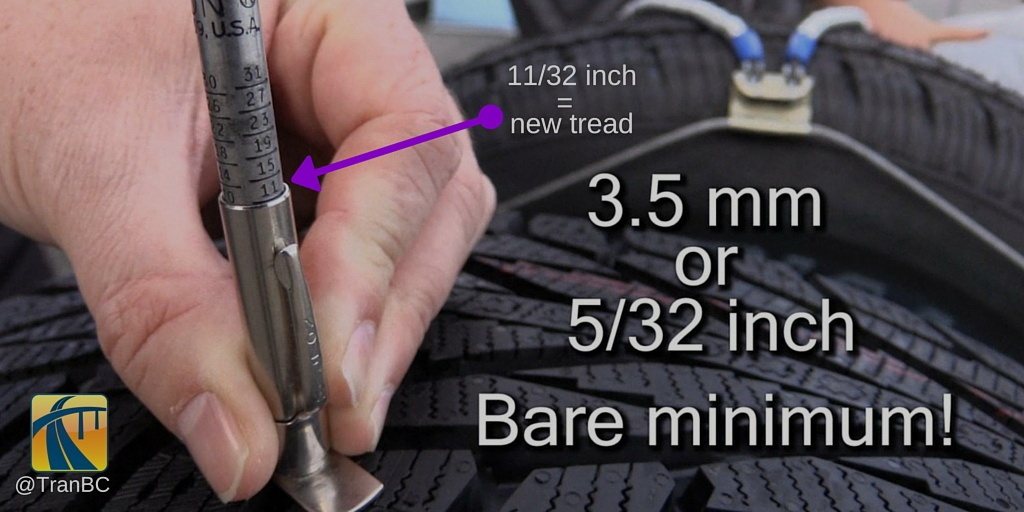
#> input picture data/augmented/good/11_32-new-tire-tread_aug3.jpg, 1024 x 512 px, found by its file name
$ python batch_process.py   (older library calls are emulated)
#> lines starting #> are read from the running program, lines starting #| are printed output that depends on the picture; after the words box and inside, x2 and y2 are one past the last pixel; in counts of white or black regions, pixels touching at a corner belong together
### src/stage1_preprocessing.py
import cv2
import matplotlib.pyplot as plt


def preprocess_image(image_path):
    img = cv2.imread(image_path)
    if img is None:
        raise ValueError(f"Image not found: {image_path}")

    gray     = cv2.cvtColor(img, cv2.COLOR_BGR2GRAY)
    clahe    = cv2.createCLAHE(clipLimit=2.0, tileGridSize=(8, 8))
    enhanced = clahe.apply(gray)
    blurred  = cv2.GaussianBlur(enhanced, (5, 5), 0)

    return img, gray, enhanced, blurred


# [24 lines left out: function show_stage1, not called in this run]

### src/stage2_roi.py
import cv2
import numpy as np
import matplotlib.pyplot as plt


def extract_roi(blurred):
    h, w = blurred.shape

    # Primary strategy: center crop — avoids background edge interference
    # and handles angled tyres where contour detection fails
    roi = blurred[int(h * 0.2):int(h * 0.8), :]

    # Edge detection — run on smoothed signal only (not raw roi)
    smooth = cv2.GaussianBlur(roi, (5, 5), 0)
    edges  = cv2.Canny(smooth, 50, 150)

    # Morphological closing to connect groove edges into bands
    kernel = cv2.getStructuringElement(cv2.MORPH_RECT, (15, 15))
    closed = cv2.morphologyEx(edges, cv2.MORPH_CLOSE, kernel)

    # Optional refinement: use contour only if a clear horizontal band exists
    refined_roi = roi
    contours, _ = cv2.findContours(closed, cv2.RETR_EXTERNAL, cv2.CHAIN_APPROX_SIMPLE)

    if contours:
        largest      = max(contours, key=cv2.contourArea)
        x, y, cw, ch = cv2.boundingRect(largest)
        aspect_ratio  = cw / ch if ch > 0 else 0
        if aspect_ratio > 2 and cw > w * 0.4:
            refined_roi = roi[y:y+ch, x:x+cw]

    return refined_roi, edges, closed


# [24 lines left out: function show_stage2, not called in this run]

### src/stage3_tsci.py
"""
STAGE 3 — Tyre Surface Clarity Index (TSCI) via 2-D DFT
=========================================================
Module : M3 (Frequency-Domain Analysis)
Purpose: Quantify tread wear severity through the spatial-frequency
         energy distribution of the tread-band ROI.

Core Novel Contribution
-----------------------
We define the Tyre Surface Clarity Index (TSCI):

        TSCI = E_HF / E_total

where
  E_HF    = sum of 2-D DFT magnitude coefficients whose spatial
            frequency radius exceeds a threshold r_th
  E_total = sum of ALL 2-D DFT magnitude coefficients (excl. DC)

Physical Justification
----------------------
A new tyre has deep, sharp grooves that produce strong high-spatial-
frequency edges in the tread image. As the tyre wears, grooves become
shallower and the surface flattens, attenuating high-frequency energy
and concentrating spectral power in the low-frequency (DC) band.
TSCI therefore DECREASES monotonically with tread wear — a physically
well-founded and lighting-invariant metric.

Unlike shadow-width methods (which depend on illumination angle and
camera distance), 2-D DFT energy ratios are insensitive to uniform
brightness changes and moderate perspective distortions.

Classification thresholds (empirically determined from dataset;
see calibration notebook):
  TSCI > T_safe    → Safe
  T_warn < TSCI ≤ T_safe → Warning
  TSCI ≤ T_warn    → Dangerous

Steps
-----
1. Resize ROI to fixed 256×128 (standardises spatial frequency scale)
2. 2-D FFT → shift DC to centre → log-magnitude spectrum
3. Build annular high-frequency mask (r > r_th = 20 % of min dimension)
4. Compute TSCI = E_HF / E_total
5. Classify using empirically set thresholds
6. Visualise: ROI | log spectrum | frequency mask | radial energy profile
"""

import cv2
import numpy as np
import matplotlib.pyplot as plt


# ---------------------------------------------------------------------------
# Tunable constants — adjust after dataset calibration
# ---------------------------------------------------------------------------
ROI_W        = 256       # fixed resize width
ROI_H        = 128       # fixed resize height
FREQ_RADIUS  = 0.20      # high-freq threshold as fraction of min(H, W)
TSCI_SAFE    = 0.55      # TSCI > this → Safe      (calibrate on dataset)
TSCI_WARN    = 0.35      # TSCI > this → Warning   (calibrate on dataset)


def _build_hf_mask(h: int, w: int, radius_frac: float) -> np.ndarray:
    """
    Build a binary annular mask in the frequency domain.
    Pixels OUTSIDE the central low-frequency disc = 1 (high frequency).

    Parameters
    ----------
    h, w         : image height and width (after resize)
    radius_frac  : threshold radius as a fraction of min(h, w)

    Returns
    -------
    mask : ndarray bool (h, w)  — True where high-frequency
    """
    cy, cx = h // 2, w // 2
    r_th   = radius_frac * min(h, w)
    Y, X   = np.ogrid[:h, :w]
    dist   = np.sqrt((Y - cy) ** 2 + (X - cx) ** 2)
    return dist > r_th


def compute_tsci(roi: np.ndarray):
    """
    Compute the Tyre Surface Clarity Index (TSCI) for a tread ROI.

    Parameters
    ----------
    roi : ndarray (h, w)   Grayscale tread ROI from Stage 2.

    Returns
    -------
    tsci        : float   TSCI value in [0, 1]
    label       : str     'Safe' | 'Warning' | 'Dangerous'
    roi_resized : ndarray standardised ROI used for DFT
    log_mag     : ndarray log-magnitude spectrum (shifted)
    hf_mask     : ndarray high-frequency binary mask
    e_hf        : float   high-frequency energy
    e_total     : float   total energy (excl. DC)
    radial_prof : ndarray mean magnitude vs radius (for visualisation)
    """
    # Step 1: Standardise size
    roi_resized = cv2.resize(roi, (ROI_W, ROI_H),
                             interpolation=cv2.INTER_AREA)

    # Step 2: 2-D FFT
    f_complex = np.fft.fft2(roi_resized.astype(np.float64))
    f_shifted = np.fft.fftshift(f_complex)
    magnitude = np.abs(f_shifted)

    # Suppress DC component for energy ratio (avoid DC domination)
    h, w     = magnitude.shape
    cy, cx   = h // 2, w // 2
    magnitude[cy, cx] = 0.0

    # Log-magnitude for visualisation
    log_mag = np.log1p(magnitude)

    # Step 3: High-frequency mask
    hf_mask = _build_hf_mask(h, w, FREQ_RADIUS)

    # Step 4: TSCI
    e_total = float(np.sum(magnitude))
    e_hf    = float(np.sum(magnitude[hf_mask]))
    tsci    = e_hf / e_total if e_total > 0 else 0.0

    # Step 5: Classification
    if tsci > TSCI_SAFE:
        label = "Safe"
    elif tsci > TSCI_WARN:
        label = "Warning"
    else:
        label = "Dangerous"

    # Radial energy profile (for visualisation / paper figure)
    Y, X    = np.ogrid[:h, :w]
    dist    = np.sqrt((Y - cy) ** 2 + (X - cx) ** 2).astype(int)
    r_max   = int(np.max(dist))
    radial_prof = np.array([
        np.mean(magnitude[dist == r]) if np.any(dist == r) else 0.0
        for r in range(r_max + 1)
    ])

    return tsci, label, roi_resized, log_mag, hf_mask, e_hf, e_total, radial_prof


# [71 lines left out: functions classify_tsci, show_stage3, not called in this run]

### src/stage4_texture.py
import cv2
import numpy as np
from skimage.feature import graycomatrix, graycoprops, local_binary_pattern
import matplotlib.pyplot as plt


# -------------------------------
# EDGE DENSITY FUNCTION (NEW)
# -------------------------------
def compute_edge_density(gray):
    median = np.median(gray)

    lower = int(max(0, 0.67 * median))
    upper = int(min(255, 1.33 * median))

    edges = cv2.Canny(gray, lower, upper)

    density = np.count_nonzero(edges) / edges.size
    return density


def extract_texture_features(image):
    # -------------------------------
    # Ensure grayscale
    # -------------------------------
    if len(image.shape) == 3:
        gray = cv2.cvtColor(image, cv2.COLOR_BGR2GRAY)
    else:
        gray = image

    # -------------------------------
    # GLCM
    # -------------------------------
    glcm = graycomatrix(gray, distances=[1], angles=[0],
                        levels=256, symmetric=True, normed=True)

    contrast = graycoprops(glcm, 'contrast')[0, 0]
    dissimilarity = graycoprops(glcm, 'dissimilarity')[0, 0]
    homogeneity = graycoprops(glcm, 'homogeneity')[0, 0]
    energy = graycoprops(glcm, 'energy')[0, 0]
    correlation = graycoprops(glcm, 'correlation')[0, 0]

    # -------------------------------
    # LBP
    # -------------------------------
    radius = 1
    n_points = 8 * radius

    lbp = local_binary_pattern(gray, n_points, radius, method='uniform')

    lbp_hist, _ = np.histogram(
        lbp.ravel(),
        bins=np.arange(0, n_points + 3),
        range=(0, n_points + 2)
    )

    lbp_hist = lbp_hist.astype("float")
    lbp_hist /= (lbp_hist.sum() + 1e-6)

    # -------------------------------
    # EDGE FEATURE (NEW)
    # -------------------------------
    edge_density = compute_edge_density(gray)

    # -------------------------------
    # Convert to dictionary
    # -------------------------------
    glcm_dict = {
        "contrast": contrast,
        "dissimilarity": dissimilarity,
        "homogeneity": homogeneity,
        "energy": energy,
        "correlation": correlation,
        "edge_density": edge_density
    }

    # -------------------------------
    # Feature vector (UPDATED)
    # -------------------------------
    feat_vec = [
        contrast,
        dissimilarity,
        homogeneity,
        energy,
        correlation,
        edge_density
    ]

    return feat_vec, glcm_dict, lbp_hist, lbp


# -------------------------------
# SHOW FUNCTION
# -------------------------------
# [24 lines left out: function show_stage4, not called in this run]

### src/batch_process.py
import os
import pandas as pd

from stage1_preprocessing import preprocess_image
from stage2_roi import extract_roi
from stage3_tsci import compute_tsci
from stage4_texture import extract_texture_features


DATA_DIR = "data"
OUTPUT_CSV = "outputs/results.csv"


def process_image(image_path, folder_label):
    try:
        # -------------------------------
        # Stage 1 — Preprocessing
        # -------------------------------
        img, gray, enhanced, blurred = preprocess_image(image_path)

        # -------------------------------
        # Stage 2 — ROI Extraction
        # -------------------------------
        roi, _, _ = extract_roi(blurred)

        # -------------------------------
        # Stage 3 — TSCI
        # -------------------------------
        tsci, _, *_ = compute_tsci(roi)

        # -------------------------------
        # Stage 4 — Texture Features (GLCM + LBP)
        # -------------------------------
        feat_vec, glcm_feats, lbp_hist, lbp_img = extract_texture_features(roi)

        # -------------------------------
        # Save all features
        # -------------------------------
        return {
            "filename": os.path.basename(image_path),
            "folder_label": folder_label,
            "tsci": round(tsci, 4),

            # GLCM features
            "contrast":      glcm_feats["contrast"],
            "dissimilarity": glcm_feats["dissimilarity"],
            "homogeneity":   glcm_feats["homogeneity"],
            "energy":        glcm_feats["energy"],
            "correlation":   glcm_feats["correlation"],

            # Edge feature (NEW)
            "edge_density":  glcm_feats["edge_density"],   # ← THIS WAS MISSING
        }

    except Exception as e:
        print(f"❌ Error processing {image_path}: {e}")
        return None


def main():
    results = []

    # -----------------------------------
    # Loop through dataset folders
    # -----------------------------------
    for label in ["good", "bad"]:
        folder_path = os.path.join(DATA_DIR, label)

        if not os.path.exists(folder_path):
            print(f"⚠️ Folder not found: {folder_path}")
            continue

        print(f"\nProcessing {label} images...")

        for file in os.listdir(folder_path):
            if file.lower().endswith((".jpg", ".jpeg", ".png")):
                image_path = os.path.join(folder_path, file)

                result = process_image(image_path, label)
#> in preprocess_image, img is the input picture: shape (512, 1024, 3); mean B, G, R 81.7, 79.8, 92.4
#> in extract_roi, `edges  = cv2.Canny(smooth, 50, 150)`:
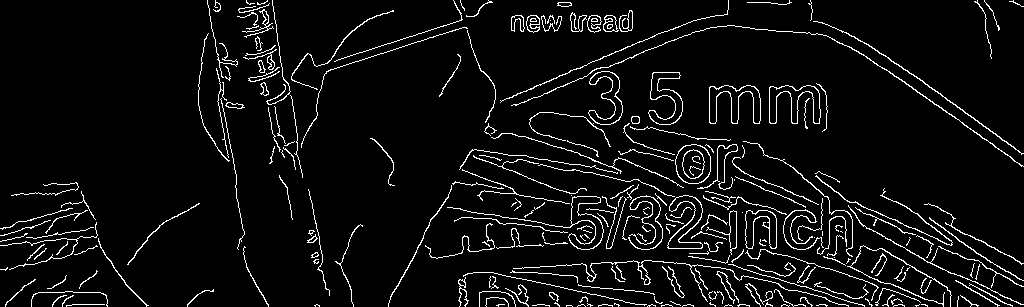
#> edges: shape (307, 1024); 5.8% white in thin lines or dots
#> in extract_roi, `closed = cv2.morphologyEx(edges, cv2.MORPH_CLOSE, kernel)`:
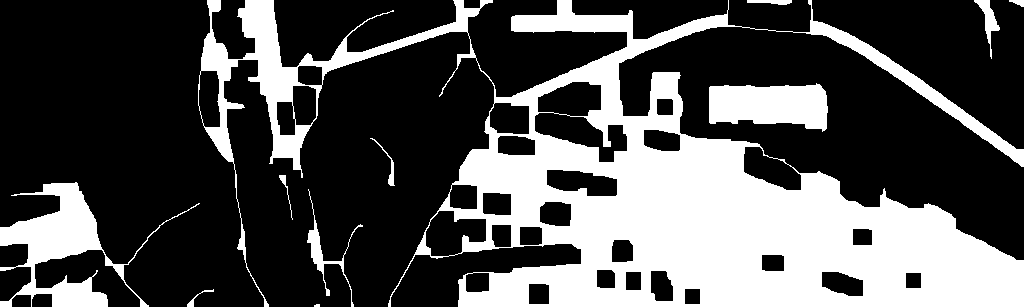
#> closed: shape (307, 1024); 31.6% white; 11 white regions (1 under 20 px)
#> in extract_roi, `contours, _ = cv2.findContours(closed, cv2.RETR_EXTERNAL, cv2.CHAIN_AP..`: contours = 11 contours, 1 with area under 20; largest, box (x1, y1, x2, y2) and area: (198, 0, 1024, 307) 104655, (0, 182, 200, 307) 6219, (709, 83, 828, 132) 4334, (307, 189, 363, 307) 502, (974, 0, 1000, 59) 371
#> in extract_roi, `largest      = max(contours, key=cv2.contourArea)`: largest = contour of 1772 points, box (x1, y1, x2, y2) (198, 0, 1024, 307), area 104655
#> in extract_roi, `x, y, cw, ch = cv2.boundingRect(largest)`: x = 198; y = 0; cw = 826; ch = 307
#> in extract_roi, `aspect_ratio  = cw / ch if ch > 0 else 0`: aspect_ratio = 2.69
#> in compute_tsci, `roi_resized = cv2.resize(roi, (ROI_W, ROI_H), interpolation=cv2.INTER_..`:
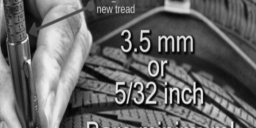
#> roi_resized: shape (128, 256); min 4, max 242, mean 102.3
#> in compute_tsci, `magnitude[cy, cx] = 0.0`:
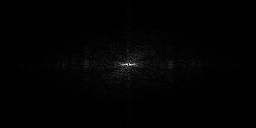
#> magnitude: shape (128, 256) float64; min 0, max 384261.2, mean 3917.2; drawn with min black and max white
#> in compute_tsci, `log_mag = np.log1p(magnitude)`:
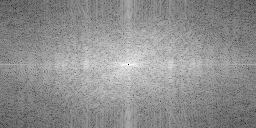
#> log_mag: shape (128, 256) float64; min 0, max 12.86, mean 7.23; drawn with min black and max white
#> in compute_tsci, `e_total = float(np.sum(magnitude))`: e_total = 128359188.4
#> in compute_tsci, `e_hf    = float(np.sum(magnitude[hf_mask]))`: e_hf = 78222077.5
#> in compute_tsci, `tsci    = e_hf / e_total if e_total > 0 else 0.0`: tsci = 0.609
#> in compute_tsci, `radial_prof = np.array([ np.mean(magnitude[dist == r]) if np.any(dist ..`: radial_prof = 144 values, max 223680.9 at index 1, min 0 at index 0, mean 9543.3
#> in process_image, `tsci, _, *_ = compute_tsci(roi)`: tsci = 0.609
#> in extract_texture_features, `contrast = graycoprops(glcm, 'contrast')[0, 0]`: contrast = 113.5
#> in extract_texture_features, `dissimilarity = graycoprops(glcm, 'dissimilarity')[0, 0]`: dissimilarity = 5.39
#> in extract_texture_features, `homogeneity = graycoprops(glcm, 'homogeneity')[0, 0]`: homogeneity = 0.3
#> in extract_texture_features, `energy = graycoprops(glcm, 'energy')[0, 0]`: energy = 0.0192
#> in extract_texture_features, `correlation = graycoprops(glcm, 'correlation')[0, 0]`: correlation = 0.985
#> in extract_texture_features, `lbp = local_binary_pattern(gray, n_points, radius, method='uniform')`:
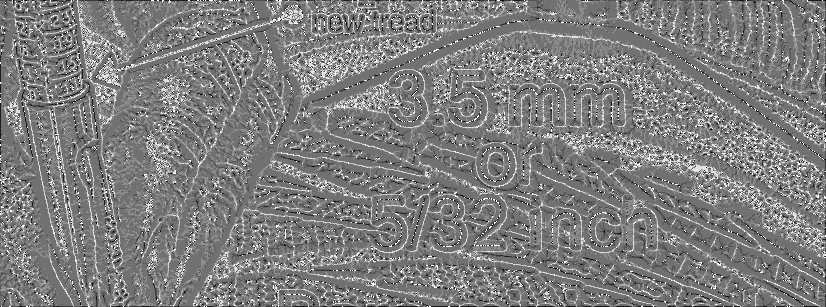
#> lbp: shape (307, 826) float64; min 0, max 9, mean 4.48; drawn with min black and max white
#> in extract_texture_features, `lbp_hist, _ = np.histogram( lbp.ravel(), bins=np.arange(0, n_points + ..`: lbp_hist = [988, 4982, 3781, 29499, 121818, 55170, 12759, 8024, 9723, 6838]
#> in extract_texture_features, `lbp_hist /= (lbp_hist.sum() + 1e-6)`: lbp_hist = [0.0039, 0.0196, 0.0149, 0.116, 0.48, 0.218, 0.0503, 0.0316, 0.0383, 0.027]
#> in compute_edge_density, `median = np.median(gray)`: median = 89
#> in compute_edge_density, `lower = int(max(0, 0.67 * median))`: lower = 59
#> in compute_edge_density, `upper = int(min(255, 1.33 * median))`: upper = 118
#> in compute_edge_density, `edges = cv2.Canny(gray, lower, upper)`:
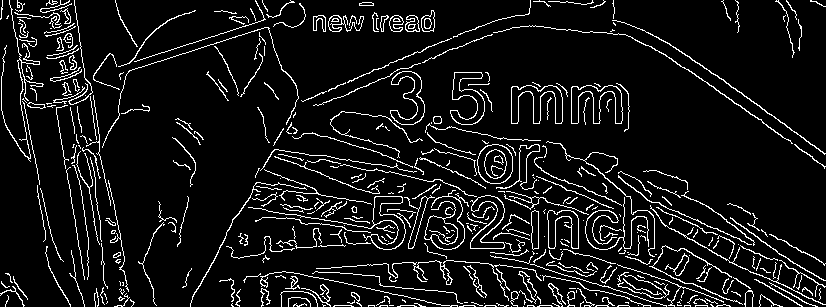
#> edges: shape (307, 826); 8.5% white in thin lines or dots
#> in compute_edge_density, `density = np.count_nonzero(edges) / edges.size`: density = 0.0852
#> in extract_texture_features, `glcm_dict = { "contrast": contrast, "dissimilarity": dissimilarity, "h..`: glcm_dict = {'contrast': 113.5, 'dissimilarity': 5.39, 'homogeneity': 0.3, 'energy': 0.0192, 'correlation': 0.985, 'edge_density': 0.0852}
#> in extract_texture_features, `feat_vec = [ contrast, dissimilarity, homogeneity, energy, correlation..`: feat_vec = [113.5, 5.39, 0.3, 0.0192, 0.985, 0.0852]
#> in process_image, `feat_vec, glcm_feats, lbp_hist, lbp_img = extract_texture_features(roi)`: glcm_feats has the same summary as glcm_dict in extract_texture_features
#> result = 9 items
                if result:
                    results.append(result)
#> pass 2 of the loop in main, `for label in ["good", "bad"]:`:
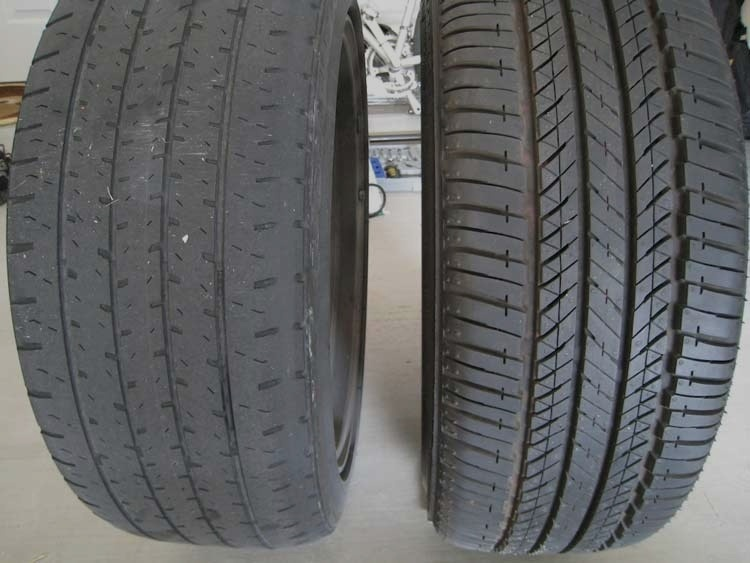
#> input picture data/augmented/bad/1666881312128_aug3.jpg, 750 x 563 px, found by its file name
#> in preprocess_image, img is the input picture: shape (563, 750, 3); mean B, G, R 99, 98.4, 97.6
#> gray: shape (563, 750)
#> enhanced: shape (563, 750)
#> blurred: shape (563, 750)
#> roi: shape (338, 750)
#> smooth: shape (338, 750)
#> in extract_roi (call 3), `closed = cv2.morphologyEx(edges, cv2.MORPH_CLOSE, kernel)`:
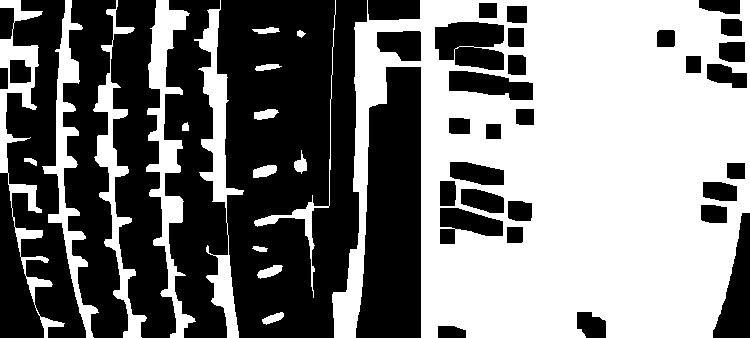
#> closed: shape (338, 750); 48.6% white; 18 white regions
#> contours = 18 contours; largest, box (x1, y1, x2, y2) and area: (332, 0, 750, 338) 113968, (146, 0, 196, 338) 4644, (194, 0, 244, 338) 3968, (0, 0, 65, 338) 3693, (42, 0, 99, 338) 3457
#> largest = contour of 209 points, box (x1, y1, x2, y2) (332, 0, 750, 338), area 113968
#> x = 332; cw = 418; ch = 338
#> aspect_ratio = 1.24
#> lbp: shape (338, 750) float64
#> median = 122
#> lower = 81
#> upper = 162
#> in compute_edge_density (call 3), `edges = cv2.Canny(gray, lower, upper)`:
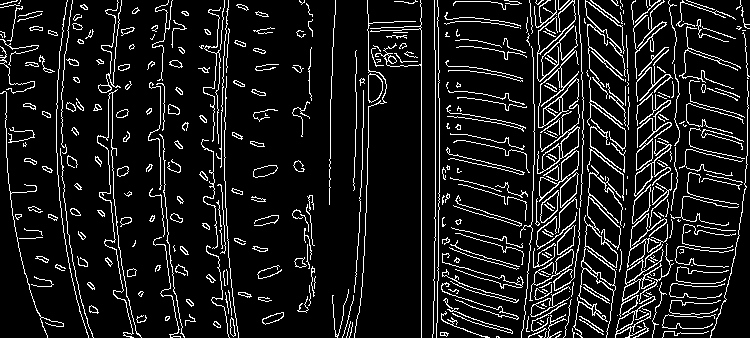
#> edges: shape (338, 750); 10.6% white in thin lines or dots
#> density = 0.106

    # -----------------------------------
    # Save results to CSV
    # -----------------------------------
    df = pd.DataFrame(results)

    os.makedirs("outputs", exist_ok=True)
    df.to_csv(OUTPUT_CSV, index=False)

    print("\n✅ DONE!")
    print(f"Saved results → {OUTPUT_CSV}")
    print(f"Total images processed: {len(df)}")


if __name__ == "__main__":
    main()
